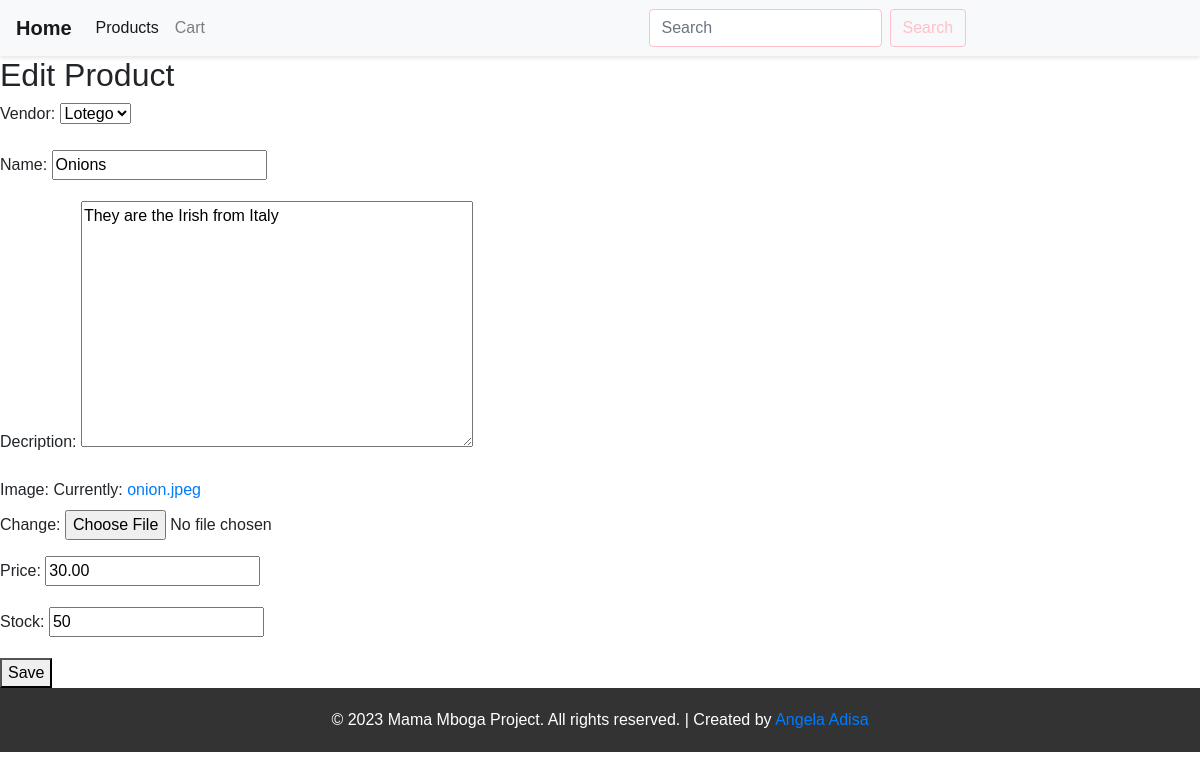
Page /inventory/products/edit/2 on the earlier database version.
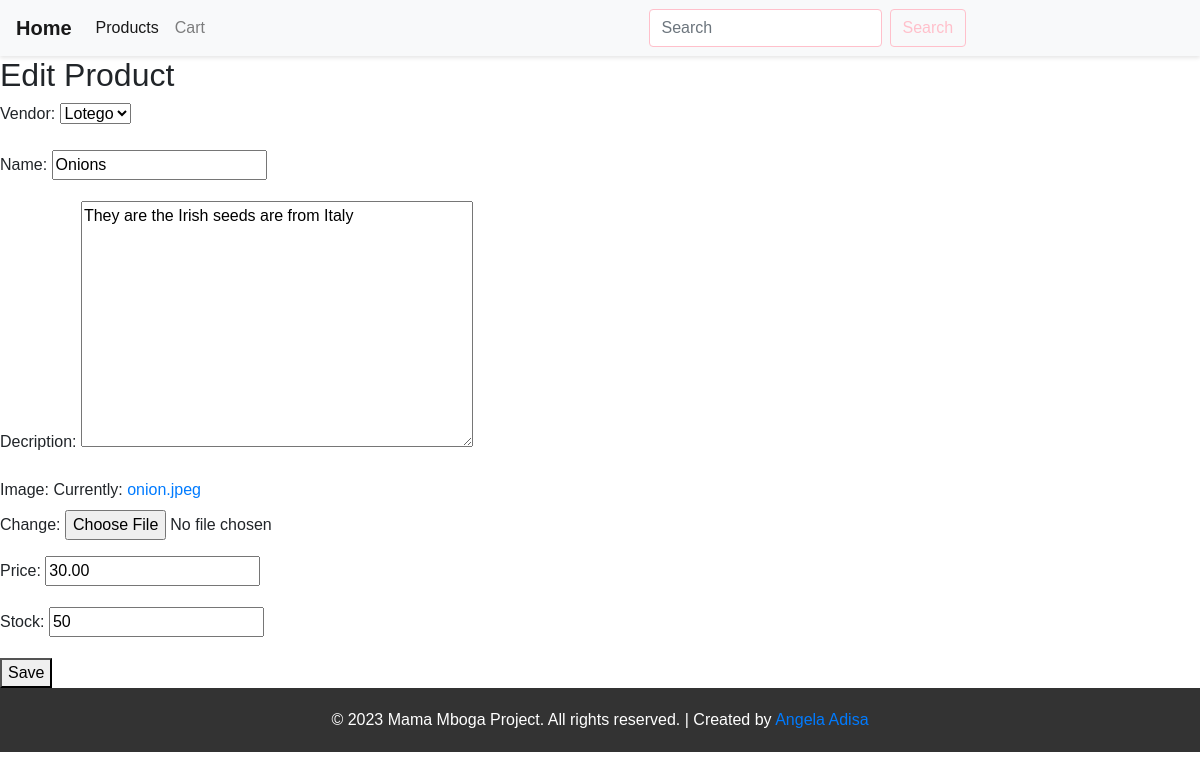
Same page on the later database version.
### inventory/models.py (models this page shows, shortened)
class Product(models.Model):
    Vendor = models.ForeignKey(Vendor,on_delete=models.CASCADE)
    name = models.CharField(max_length = 32)
    decription = models.TextField()
    image = models.ImageField(upload_to="images")
    price = models.DecimalField(max_digits=6,decimal_places=2)
    stock = models.PositiveIntegerField()
    date_created = models.DateTimeField(auto_now_add=True)
    date_updated = models.DateTimeField(auto_now=True)

### inventory/views.py (the view)
# urls.py: path("products/edit/<int:id>",edit_product, name = "product_edit_view"),
def edit_product(request, id):
    product = Product.objects.get(id=id)
    if request.method == "POST":
        form = ProductuploadForm(request.POST, instance=product)
        if form.is_valid():
            form.save()
            return redirect("product_detail_view", id=id)
    else:
        form = ProductuploadForm(instance=product)
    return render(request, "inventory/edit_product.html", {"form": form})

### inventory/forms.py
class ProductuploadForm(forms.ModelForm):
    class Meta:
        model = Product
        fields = "__all__"

### vendor/models.py (called while the page is built)
    def __str__(self):
        return self.store_name

### templates/inventory/edit_product.html (shortened to what this page needs)
<!DOCTYPE html>
<html lang="en">
<head>
</head>
<body>
    {% include "navbar.html" %}
    <h2>Edit Product</h2>
    <form method="POST">
        {{form.as_p}}
        <button type="submit">Save</button>
    </form>
    {% include "footer.html" %}
</body>
</html>

Differences in the rows shown:
changed Product "Lotego": decription "They are the Irish from Italy" → "They are the Irish seeds are from Italy"
